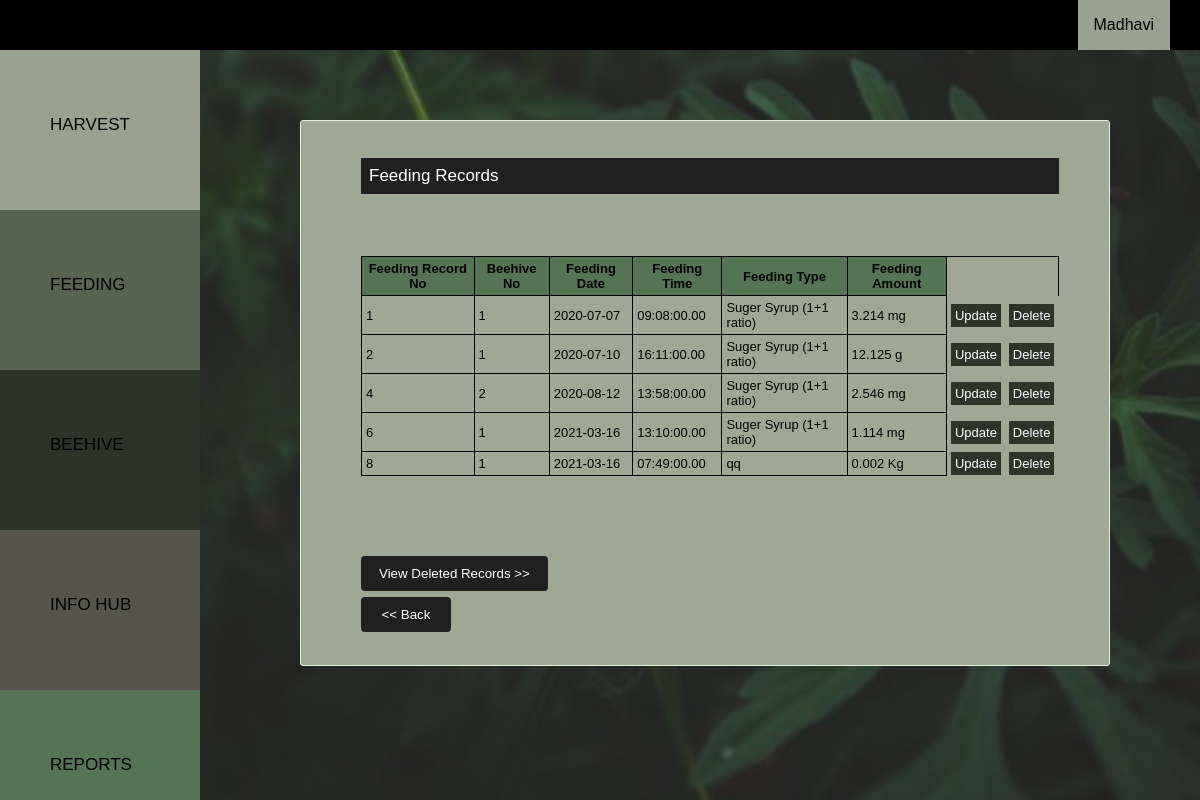
/src/php/bk_viewfeeding.php (signed in), run on the app's committed database.
### tables this page shows
CREATE TABLE `feeding` (
  `FeedingRecNo` int(10) NOT NULL,
  `userID` int(10) NOT NULL,
  `beehiveno` int(10) NOT NULL,
  `date` timestamp NOT NULL DEFAULT current_timestamp(),
  `fdate` date NOT NULL,
  `ftime` time(2) NOT NULL,
  `feedingtype` varchar(50) NOT NULL,
  `famount` decimal(20,3) NOT NULL,
  `unit` varchar(5) NOT NULL,
  `is_deleted` tinyint(1) NOT NULL DEFAULT 0
);

### src/php/bk_viewfeeding.php (the view, shortened to what this page needs)
<html>
	<head>
        <link rel="stylesheet" type="text/CSS" href="../../public/css/bk_style.css">
        <link rel="stylesheet" type="text/CSS" href="../../public/css/bk_catstyle.css">
	</head>
	<body>
<?php
include('bk_navbar.php');
include('bk_sidenavbar.php');
?>
<div class="main">
<div class="bhivecontainer">
   <p>Feeding Records</p>
     <br/><br/><br/>
			<center>
            <table >
                <tr style="background-color:#547454">
                <th>Feeding Record No</th>
                <th>Beehive No</th>
                <th>Feeding Date</th>
                <th>Feeding Time</th>
                <th>Feeding Type</th>
                <th>Feeding Amount</th>
                </tr>
<?php
$sql = "SELECT FeedingRecNo,beehiveno,fdate,ftime,feedingtype,famount,unit FROM feeding where userID='".$_SESSION['userid']."' and is_deleted=0";
$result = mysqli_query($connection,$sql);
		while($row=mysqli_fetch_assoc($result)){
        echo '<tr >';
        echo '<td>';
        echo $row['FeedingRecNo'];
        echo '</td>';
        echo '<td>';
        echo $row['beehiveno'];
        echo '</td>';
        echo '<td>';
        echo $row['fdate'];
        echo '</td>';
        echo '<td>';
        echo $row['ftime'];
        echo '</td>';
        echo '<td>';
        echo $row['feedingtype'];
        echo '</td>';
        echo '<td>';
        echo $row['famount']." ".$row['unit'];
        echo '</td>';
        echo "<td style='border-style:hidden; border-left:1px solid black'><a href ='bk_updatefeeding.php?FeedingRecNo=".$row['FeedingRecNo']."' style='background-color: #2b3528; color: white; text-decoration: none; padding:4px'> Update </a> </td>" ;
		echo "<td style='border-style:hidden'><a href ='bk_deletefeeding.php?FeedingRecNo=".$row['FeedingRecNo']." ' style='background-color: #2b3528; color: white; text-decoration: none; padding:4px'> Delete </a> </td>" ;
        echo '</tr>';
        }
    ?>
        </table></center>
        <br/><br/><br/><br/>
        <form  action="bk_viewdelfeeding.php" method="post" >
        <div class="row"><div class="c1" style="width:849px">
        <input type="submit" value="View Deleted Records >>" name="back" >
        </div>
        </form>
        <form  action="bk_feeding.php" method="post" >
        <div class="c2">
        <input type="submit" value="<< Back" name="back" style="width:90px">
        </div>
         </div>
</div>
	</body>
</html>

### public/css/bk_style.css (style rules this page uses)
body { margin: 0; font-family: Arial, Helvetica, sans-serif; }
a { text-decoration:none; }
.bhivecontainer { background-color: #9fa895; padding: 20px 50px 20px 60px; border: 1px solid rgb(222, 240, 219); border-radius: 3px; font-size: 13.5px; }
.bhivecontainer p { font-size: 17px; color: white; text-align: left; padding: 8px; background-color:#202020; }
.c1 { float: left; width: 815px; margin-top: 6px; }
.c2 { float: left; width: 185px; margin-top: 6px; }
.row:after { content: ""; display: table; clear: both; }
input[type=submit] { background-color: #202020; color: white; padding: 10px 18px; border: none; border-radius: 4px; cursor: pointer; float: left; }
table, td , tr, th { border: 1px solid black; border-collapse: collapse; font-size: 13px; table-layout: fixed; padding:4px; }

### public/css/bk_catstyle.css (style rules this page uses)
body { margin: 0; font-family: Arial; background-position: center; background-repeat: no-repeat; background-size: cover; background-attachment: fixed; background-image: url(../img/21.png); }
.main { margin-left: 300px; margin-right: 90px; margin-bottom: 50px; margin-top: 120px; }
* { box-sizing: border-box; }

### data on the page
feeding: FeedingRecNo "1", beehiveno "1", fdate "2020-07-07", ftime "09:08:00.00", feedingtype "Suger Syrup (1+1 ratio)", famount "3.214", unit "mg"
feeding: FeedingRecNo "2", beehiveno "1", fdate "2020-07-10", ftime "16:11:00.00", feedingtype "Suger Syrup (1+1 ratio)", famount "12.125", unit "g"
feeding: FeedingRecNo "4", beehiveno "2", fdate "2020-08-12", ftime "13:58:00.00", feedingtype "Suger Syrup (1+1 ratio)", famount "2.546", unit "mg"
feeding: FeedingRecNo "6", beehiveno "1", fdate "2021-03-16", ftime "13:10:00.00", feedingtype "Suger Syrup (1+1 ratio)", famount "1.114", unit "mg"
feeding: FeedingRecNo "8", beehiveno "1", fdate "2021-03-16", ftime "07:49:00.00", feedingtype "qq", famount "0.002", unit "Kg"

### other printed values
$_SESSION['username'] "Madhavi"
